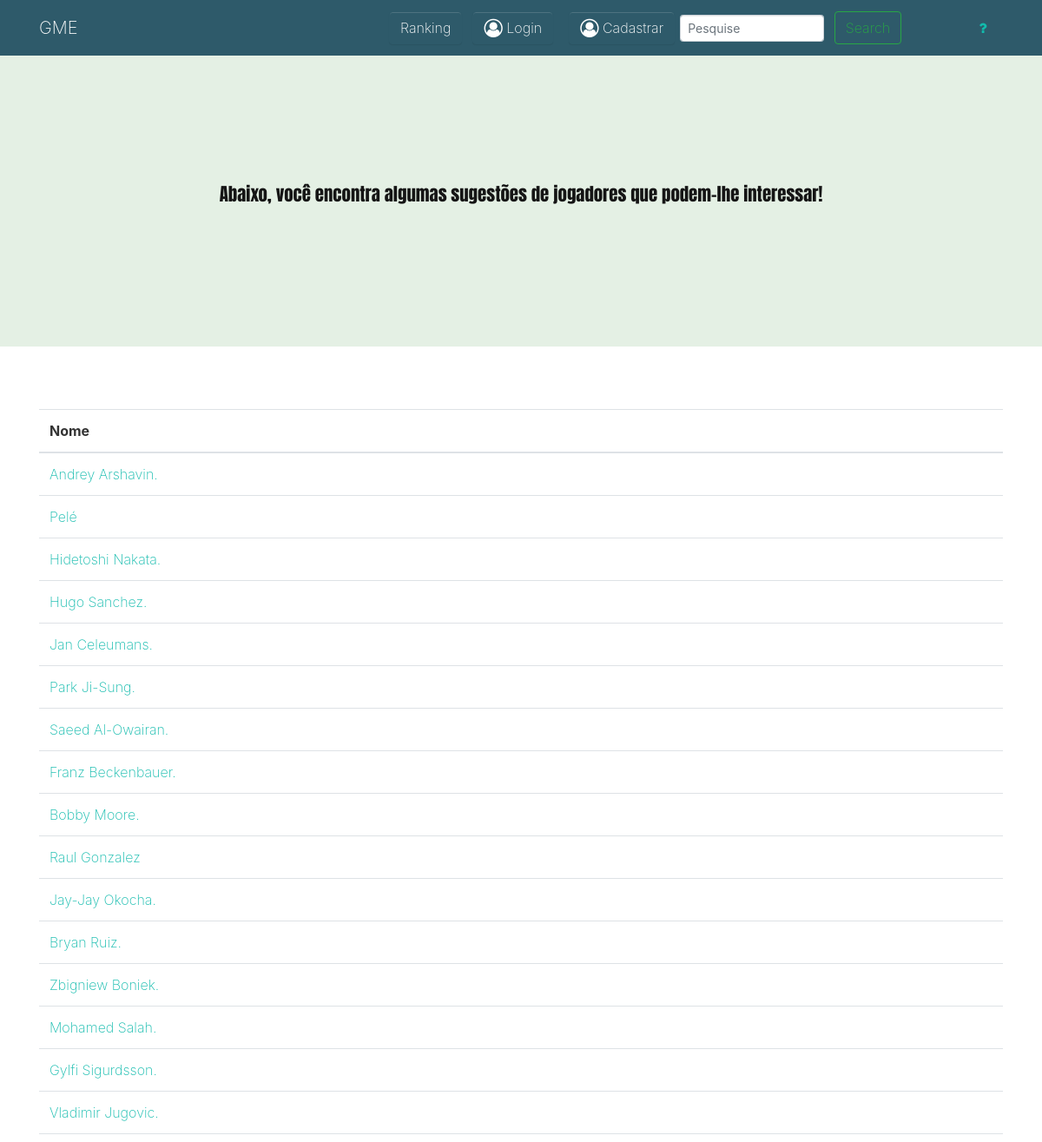
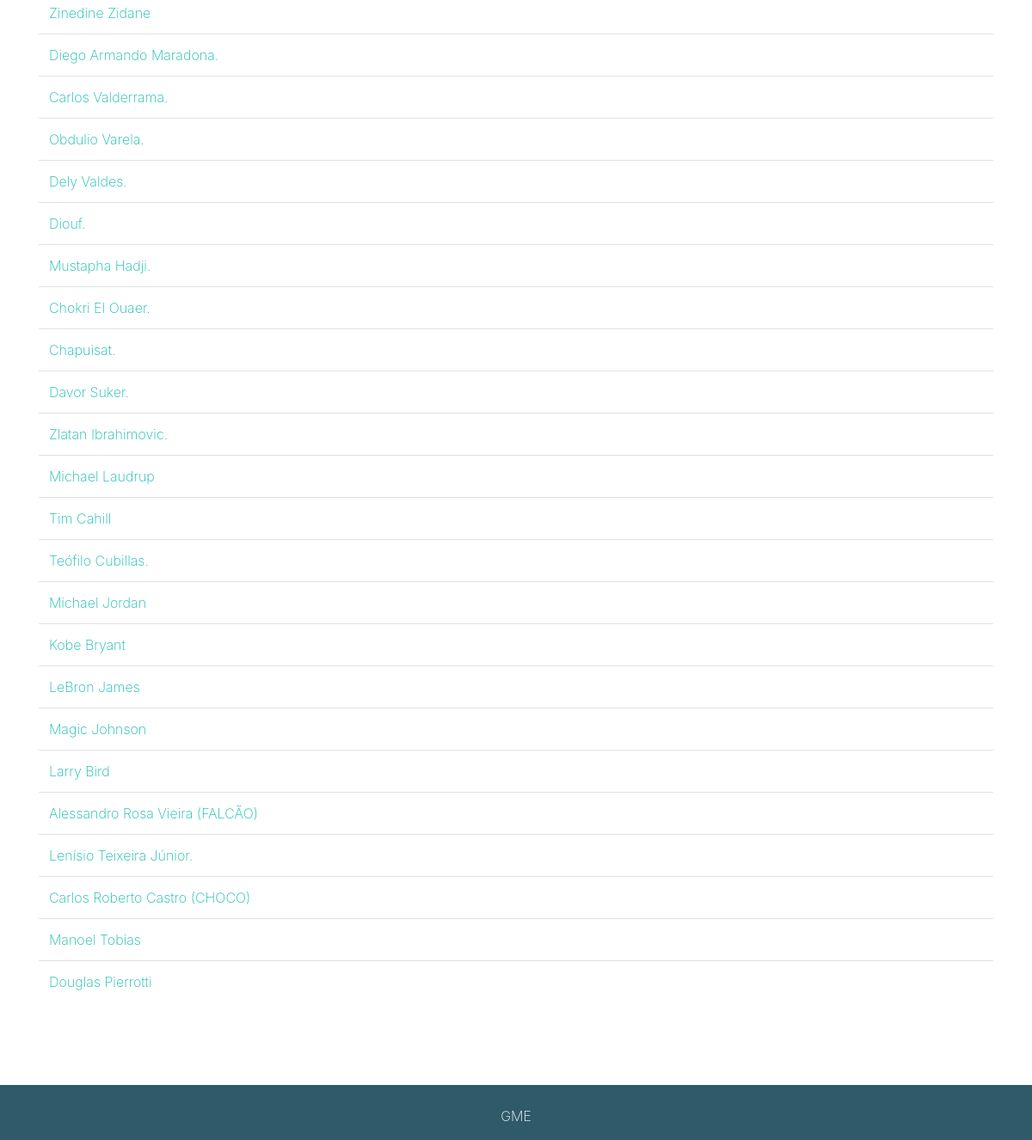
/app/controller/CraqueController.php?rota=atletas, run on the app's committed database (2 pictures, top to bottom).
### tables this page shows
CREATE TABLE `craques` (
  `id_craques` int(10) NOT NULL,
  `nome_craque` varchar(35) NOT NULL,
  `morte` varchar(50) DEFAULT NULL,
  `nascimento` varchar(50) DEFAULT NULL,
  `titulos` varchar(150) DEFAULT NULL,
  `numero_de_jogos` varchar(20) DEFAULT NULL,
  `icon_craque` varchar(1000) DEFAULT NULL,
  `qtd_curtir` int(11) NOT NULL
);

### app/database/Conexao.php (called while the page is built, shortened)
<?php
class Conexao
{
    public static function getConexao(){
        $conexao = new PDO("mysql:host=".self::HOST.";dbname=".self::NOMEBANCO.";charset=utf8", self::USUARIO, self::SENHA);
        return $conexao;
    }
}

### app/crud/CrudCraques.php (called while the page is built, shortened)
<?php
require_once __DIR__."/../database/Conexao.php";
require_once __DIR__ . "/../model/Craque.php";
class CrudCraques
{
    private $conexao;
    public function __construct()
    {
        $this->conexao = Conexao::getConexao();
    }
    public function getAtletas(){
        $sql = "SELECT * FROM craques";
        $craquesArray = $this->conexao->query($sql)->fetchAll(PDO::FETCH_ASSOC);
        $arrayCraquesObj = array();
        foreach ($craquesArray as $craque){
            $craqueObj = new Craque($craque['id_craques'], $craque['nome_craque'], $craque['morte'], $craque['nascimento'], $craque['titulos'], $craque['numero_de_jogos'], $craque['icon_craque']);
            $arrayCraquesObj[] = $craqueObj;
        }
        return $arrayCraquesObj;
    }
}

### app/model/Craque.php (called while the page is built, shortened)
<?php
class Craque
{
    private $id_craque;
    private $nome_craque;
    public function getIdCraque()
    {
        return $this->id_craque;
    }
    public function setIdCraque($id_craque)
    {
        $this->id_craque = $id_craque;
    }
    public function getNomeCraque()
    {
        return $this->nome_craque;
    }
    public function setNomeCraque($nome_craque)
    {
        $this->nome_craque = $nome_craque;
    }
}

### app/view/viewAtletas.php (the view, shortened to what this page needs)
<!DOCTYPE html>
<html>
<head>
    <link rel="stylesheet" href="https://cdnjs.cloudflare.com/ajax/libs/font-awesome/4.7.0/css/font-awesome.min.css" type="text/css">
    <link rel="stylesheet" href="../../assets/viewEsportes.css" type="text/css">
</head>
<body>
<?php
if(isset($_SESSION['tipo']) AND $_SESSION['tipo'] != '2'){
    require_once "navLoged.php";
}
elseif (!isset($_SESSION['tipo'])){
    require_once "navUnloged.php";
}
elseif(isset($_SESSION) AND $_SESSION['tipo'] == '2'){
    require_once "navLogedAdmin.php";
}?>
<div class="cabecalho text-center py-5">
    <div class="container">
        <div class="row my-5 justify-content-center">
            <div class="col-md-10">
                <p class="lead text-dark">Abaixo, você encontra algumas sugestões de jogadores que podem-lhe interessar!</p>
            </div>
        </div>
    </div>
</div>
<div class="py-5">
    <div class="container">
        <div class="row">
            <div class="col-md-12">
                <table class="table">
                    <thead>
                    <tr>
                        <th>Nome</th>
                    </tr>
                    </thead>
                    <tbody>
                    <?php foreach ($craques as $c):?>
                        <tr>
                            <td><a href="../controller/CraqueController.php?rota=ver&id=<?= $c->getIdCraque();?>"><?= $c->getNomeCraque();?></a></td>
                        </tr>
                    <?php endforeach;?>
                    </tbody>
                </table>
            </div>
        </div>
    </div>
</div>
</body>
</html>

### app/view/viewAtletas.php (style rules this page uses)
.cabecalho { background-color: #E4F0E4; font-family: 'Anton', sans-serif; }

### data on the page
craques: nome_craque "Andrey Arshavin."
craques: nome_craque "Pelé"
craques: nome_craque "Hidetoshi Nakata."
craques: nome_craque "Hugo Sanchez."
craques: nome_craque "Jan Celeumans."
craques: nome_craque "Park Ji-Sung."
craques: nome_craque "Saeed Al-Owairan."
craques: nome_craque "Franz Beckenbauer."
craques: nome_craque "Bobby Moore."
craques: nome_craque "Raul Gonzalez"
craques: nome_craque "Jay-Jay Okocha."
craques: nome_craque "Bryan Ruiz."
craques: nome_craque "Zbigniew Boniek."
craques: nome_craque "Mohamed Salah."
craques: nome_craque "Gylfi Sigurdsson."
craques: nome_craque "Vladimir Jugovic."
craques: nome_craque "Zinedine Zidane"
craques: nome_craque "Diego Armando Maradona."
craques: nome_craque "Carlos Valderrama."
craques: nome_craque "Obdulio Varela."
craques: nome_craque "Dely Valdes."
craques: nome_craque "Diouf."
craques: nome_craque "Mustapha Hadji."
craques: nome_craque "Chokri El Ouaer."
craques: nome_craque "Chapuisat."
craques: nome_craque "Davor Suker."
craques: nome_craque "Zlatan Ibrahimovic."
craques: nome_craque "Michael Laudrup"
craques: nome_craque "Tim Cahill"
craques: nome_craque "Teófilo Cubillas."
craques: nome_craque "Michael Jordan"
craques: nome_craque "Kobe Bryant"
craques: nome_craque "LeBron James"
craques: nome_craque "Magic Johnson"
craques: nome_craque "Larry Bird"
craques: nome_craque "Alessandro Rosa Vieira (FALCÃO)"
craques: nome_craque "Lenísio Teixeira Júnior."
craques: nome_craque "Carlos Roberto Castro (CHOCO)"
craques: nome_craque "Manoel Tobias"
craques: nome_craque "Douglas Pierrotti"
